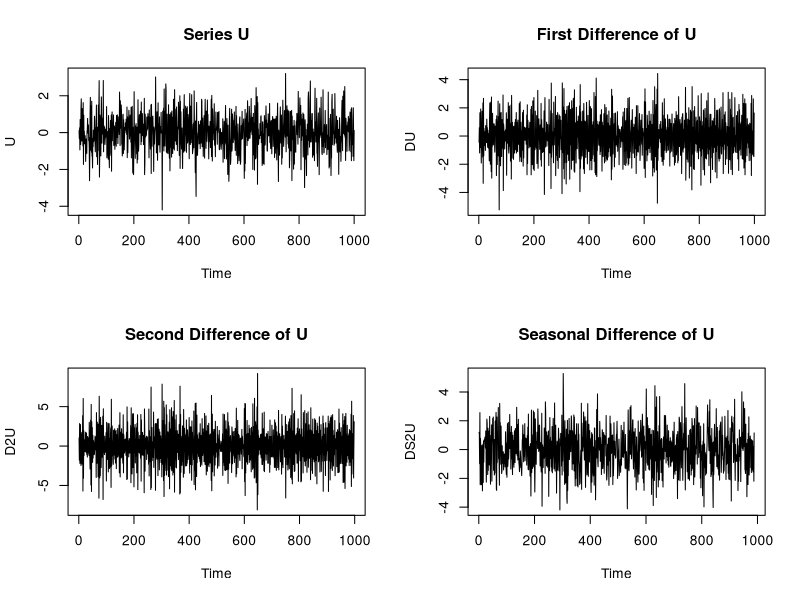

The R source for this figure:
# Set the number of observations
n <- 1000

# Initialize series
u <- rep(0, n)
du <- rep(0, n)
d2u <- rep(0, n)
ds2u <- rep(0, n)

# Generate normally distributed random numbers for 'u'
u <- rnorm(n)

# First difference of u
du <- diff(u)

# Second difference of u
d2u <- diff(u, differences = 2)

# Seasonal difference of u with a seasonal lag of 12 

seasonal_lag <- 12
dsu <- diff(u, lag = seasonal_lag)

# Plotting the series and differences, if needed
par(mfrow=c(2,2))
plot(u, type = "l", main = "Series U", xlab = "Time", ylab = "U")
plot(du, type = "l", main = "First Difference of U", xlab = "Time", ylab = "DU")
plot(d2u, type = "l", main = "Second Difference of U", xlab = "Time", ylab = "D2U")
plot(dsu, type = "l", main = "Seasonal Difference of U", xlab = "Time", ylab = "DS2U")
